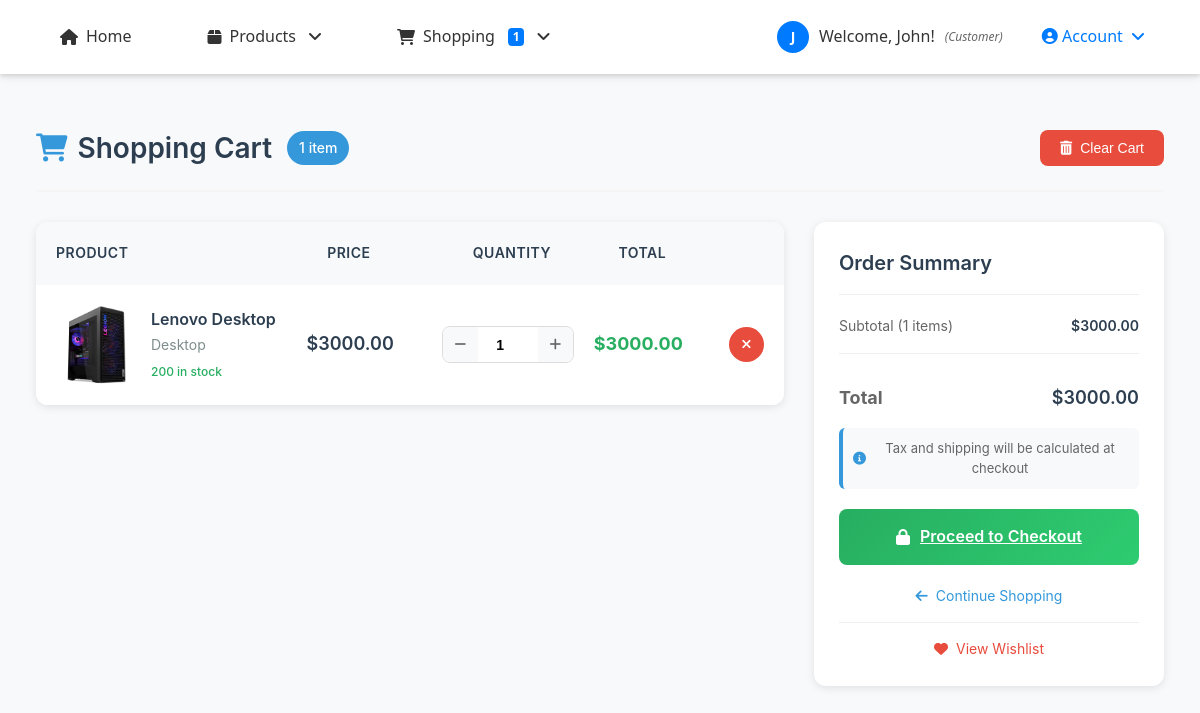
The app's page /cart/ (signed in) with its own data.
### accounts/models.py (models this page shows, shortened)
class UserProfile(models.Model):
    ROLE_CHOICES = [
        ('customer', 'Customer'),
        ('staff', 'Staff'),
        ('owner', 'Owner/Admin'),
    ]
    user = models.OneToOneField(User, on_delete=models.CASCADE, related_name='profile')
    phone_number = models.CharField(max_length=15, blank=True, null=True)
    address = models.TextField(blank=True, null=True)
    date_of_birth = models.DateField(blank=True, null=True)
    profile_picture = models.ImageField(upload_to='profiles/', blank=True, null=True)
    role = models.CharField(max_length=20, choices=ROLE_CHOICES, default='customer')
    billing_first_name = models.CharField(max_length=100, blank=True, null=True)
    billing_last_name = models.CharField(max_length=100, blank=True, null=True)
    billing_email = models.EmailField(blank=True, null=True)
    billing_phone = models.CharField(max_length=20, blank=True, null=True)
    billing_address = models.TextField(blank=True, null=True)
    billing_city = models.CharField(max_length=100, blank=True, null=True)
    billing_state = models.CharField(max_length=100, blank=True, null=True)
    billing_postal_code = models.CharField(max_length=20, blank=True, null=True)
    billing_country = models.CharField(max_length=100, blank=True, null=True)
    shipping_first_name = models.CharField(max_length=100, blank=True, null=True)
    shipping_last_name = models.CharField(max_length=100, blank=True, null=True)
    shipping_phone = models.CharField(max_length=20, blank=True, null=True)
    shipping_address = models.TextField(blank=True, null=True)
    shipping_city = models.CharField(max_length=100, blank=True, null=True)
    shipping_state = models.CharField(max_length=100, blank=True, null=True)
    shipping_postal_code = models.CharField(max_length=20, blank=True, null=True)
    shipping_country = models.CharField(max_length=100, blank=True, null=True)
    created_at = models.DateTimeField(auto_now_add=True)
    updated_at = models.DateTimeField(auto_now=True)
    def can_manage_products(self):
        return self.role in ['staff', 'owner'] or self.user.is_superuser
    class Meta:
        verbose_name = "User Profile"
        verbose_name_plural = "User Profiles"

### cart/models.py (models this page shows, shortened)
class Cart(models.Model):
    user = models.OneToOneField(User, on_delete=models.CASCADE, related_name='cart')
    created_at = models.DateTimeField(auto_now_add=True)
    updated_at = models.DateTimeField(auto_now=True)
    @property
    def total_items(self):
        return sum(item.quantity for item in self.items.all())
    @property
    def total_price(self):
        total = sum(item.total_price for item in self.items.all())
        return Decimal(str(total)) if total else Decimal('0.00')

class CartItem(models.Model):
    cart = models.ForeignKey(Cart, on_delete=models.CASCADE, related_name='items')
    product = models.ForeignKey(Product, on_delete=models.CASCADE)
    quantity = models.PositiveIntegerField(default=1)
    added_at = models.DateTimeField(auto_now_add=True)
    class Meta:
        unique_together = ('cart', 'product')
    @property
    def total_price(self):
        return Decimal(str(self.product.price)) * self.quantity

### products/models.py (models this page shows, shortened)
class Product(models.Model):
    name = models.CharField(max_length=255)
    category = models.ForeignKey('Category', on_delete=models.CASCADE,
                                 related_name='products', null=True, blank=True)
    description = models.TextField()
    price = models.DecimalField(max_digits=10, decimal_places=2)
    image = models.ImageField(upload_to='products/', blank=True)
    qty = models.IntegerField(default=0)

class Category(models.Model):
    name = models.CharField(max_length=100)
    description = models.TextField(blank=True)
    class Meta:
        verbose_name_plural = "Categories"

### cart/views.py (the view)
# urls.py: path('', views.cart_view, name='cart_view'),
@login_required
def cart_view(request):
    cart = get_or_create_cart(request.user)
    subtotal = cart.total_price
    context = {
        'cart': cart,
        'cart_items': cart.items.all(),
        'total_price': subtotal,
        'total_items': cart.total_items,
    }
    return render(request, 'cart/cart.html', context)

### cart/context_processors.py (called while the page is built)
def cart_processor(request):
    if request.user.is_authenticated:
        try:
            cart = Cart.objects.get(user=request.user)
            return {
                'cart_total_items': cart.total_items,
                'cart_total_price': cart.total_price,
            }
        except Cart.DoesNotExist:
            return {
                'cart_total_items': 0,
                'cart_total_price': 0,
            }
    return {
        'cart_total_items': 0,
        'cart_total_price': 0,
    }

### cart/views.py (called while the page is built)
def get_or_create_cart(user):
    cart, created = Cart.objects.get_or_create(user=user)
    return cart

### cart/templates/cart/cart.html (shortened to what this page needs)
{% extends 'base.html' %}
{% load static %}
{% block extra_css %}
<link rel="stylesheet" href="{% static 'cart/css/cart.css' %}">
{% endblock %}
{% block content %}
<div class="cart-container">
    <div class="cart-header">
        <div class="cart-title">
            <h1><i class="fas fa-shopping-cart"></i> Shopping Cart</h1>
            {% if cart.total_items > 0 %}
                <span class="item-count">{{ cart.total_items }} item{{ cart.total_items|pluralize }}</span>
            {% endif %}
        </div>
        {% if cart_items %}
            <div class="cart-actions">
                <form method="post" action="{% url 'cart:clear_cart' %}" class="clear-cart-form">
                    <button type="submit" class="btn-clear" onclick="return confirm('Clear all items from cart?')">
                        <i class="fas fa-trash-alt"></i> Clear Cart
                    </button>
                </form>
            </div>
        {% endif %}
    </div>
    {% if cart_items %}
        <div class="cart-content">
            <div class="cart-items">
                <div class="items-header">
                    <span class="header-product">Product</span>
                    <span class="header-price">Price</span>
                    <span class="header-quantity">Quantity</span>
                    <span class="header-total">Total</span>
                </div>
                <div class="items-list">
                    {% for item in cart_items %}
                        <div class="cart-item" data-item-id="{{ item.id }}">
                            <div class="item-product">
                                <div class="product-image">
                                    {% if item.product.image %}
                                        <img src="{{ item.product.image.url }}" alt="{{ item.product.name }}">
                                    {% else %}
                                        <div class="image-placeholder">
                                            <i class="fas fa-image"></i>
                                        </div>
                                    {% endif %}
                                </div>
                                <div class="product-details">
                                    <h3 class="product-name">{{ item.product.name }}</h3>
                                    <p class="product-category">{{ item.product.category.name|default:"Uncategorized" }}</p>
                                    <p class="product-stock">{{ item.product.qty }} in stock</p>
                                </div>
                            </div>
                            <div class="item-price">
                                <span class="price">${{ item.product.price }}</span>
                            </div>
                            <div class="item-quantity">
                                <form method="post" action="{% url 'cart:update_cart_item' item.id %}" class="quantity-form">
                                    <div class="quantity-controls">
                                        <button type="button" class="qty-btn minus" onclick="updateQuantity({{ item.id }}, -1, {{ item.product.qty }})">
                                            <i class="fas fa-minus"></i>
                                        </button>
                                        <input type="number"
                                               name="quantity"
                                               value="{{ item.quantity }}"
                                               min="1"
                                               max="{{ item.product.qty }}"
                                               class="qty-input"
                                               id="qty-{{ item.id }}"
                                               onchange="this.form.submit()">
                                        <button type="button" class="qty-btn plus" onclick="updateQuantity({{ item.id }}, 1, {{ item.product.qty }})">
                                            <i class="fas fa-plus"></i>
                                        </button>
                                    </div>
                                </form>
                            </div>
                            <div class="item-total">
                                <span class="total-price">${{ item.total_price|floatformat:2 }}</span>
                            </div>
                            <div class="item-action">
                                <form method="post" action="{% url 'cart:remove_from_cart' item.id %}">
                                    <button type="submit" class="remove-btn" title="Remove item">
                                        <i class="fas fa-times"></i>
                                    </button>
                                </form>
                            </div>
                        </div>
                    {% endfor %}
                </div>
            </div>
            <div class="order-summary">
                <div class="summary-card">
                    <h3>Order Summary</h3>
                    <div class="summary-row">
                        <span>Subtotal ({{ cart.total_items }} items)</span>
                        <span>${{ total_price|floatformat:2 }}</span>
                    </div>
                    <div class="summary-divider"></div>
                    <div class="summary-row total">
                        <span>Total</span>
                        <span>${{ total_price|floatformat:2 }}</span>
                    </div>
                    <div class="checkout-note">
                        <small><i class="fas fa-info-circle"></i> Tax and shipping will be calculated at checkout</small>
                    </div>
                    <a href="{% url 'payment:checkout' %}" class="checkout-btn">
                        <i class="fas fa-lock"></i>
                        Proceed to Checkout
                    </a>
                    <div class="continue-shopping">
                        <a href="{% url 'store:home' %}" class="continue-btn">
                            <i class="fas fa-arrow-left"></i> Continue Shopping
                        </a>
                    </div>
                    <div class="wishlist-link">
                        <a href="{% url 'cart:wishlist_view' %}">
                            <i class="fas fa-heart"></i> View Wishlist
                        </a>
                    </div>
                </div>
            </div>
        </div>
    {% endif %}
</div>
{% endblock %}

### store/templates/base.html (shortened to what this page needs)
{% load static %}
<!DOCTYPE html>
<html lang="en">
<head>
    <link rel="stylesheet" href="https://cdnjs.cloudflare.com/ajax/libs/font-awesome/6.0.0/css/all.min.css">
    <link rel="stylesheet" href="{% static 'store/css/style.css' %}">
    {% block extra_css %}{% endblock %}
</head>
<body>
    <header>
        <nav>
            <ul>
                <li><a href="{% url 'store:home' %}">
                    <i class="fas fa-home"></i> Home
                </a></li>
                <li class="dropdown">
                    <a href="#" class="dropdown-toggle">
                        <i class="fas fa-box"></i> Products
                    </a>
                </li>
                {% if user.is_authenticated %}
                    {% if user.profile.role == 'customer' %}
                        <li class="dropdown">
                            <a href="#" class="dropdown-toggle">
                                <i class="fas fa-shopping-cart"></i> Shopping
                                {% if cart_total_items > 0 %}
                                    <span id="cart-count" class="badge badge-primary">{{ cart_total_items }}</span>
                                {% endif %}
                            </a>
                        </li>
                    {% endif %}
                {% endif %}
            </ul>
            <div class="auth-nav">
                {% if user.is_authenticated %}
                    <div class="user-info">
                        {% if user.profile.profile_picture %}
                            <img src="{{ user.profile.profile_picture.url }}" alt="Profile" class="user-avatar">
                        {% else %}
                            <div class="user-default-avatar">
                                {{ user.first_name|first|default:user.username|first }}
                            </div>
                        {% endif %}
                        <span>Welcome, {{ user.first_name|default:user.username }}!</span>
                        <small class="user-role">({{ user.profile.get_role_display }})</small>
                    </div>
                    <div class="dropdown">
                        <a href="#" class="dropdown-toggle" style="color: #007bff; font-weight: 500;">
                            <i class="fas fa-user-circle"></i> Account
                        </a>
                    </div>
                {% endif %}
            </div>
        </nav>
    </header>
    <main>
        <div class="container">
            {% block content %}
            {% endblock %}
        </div>
    </main>
</body>
</html>

### store/static/store/css/style.css (style rules this page uses)
* { margin: 0; padding: 0; box-sizing: border-box; }
body { font-family: 'Segoe UI', Tahoma, Geneva, Verdana, sans-serif; line-height: 1.6; color: #333; background-color: #f8f9fa; }
header { background: linear-gradient(135deg, #667eea 0%, #764ba2 100%); box-shadow: 0 2px 10px rgba(0,0,0,0.1); position: sticky; top: 0; z-index: 100; }
nav ul { list-style: none; display: flex; justify-content: center; padding: 1rem 0; max-width: 1200px; margin: 0 auto; }
nav li { margin: 0 1rem; }
nav a { color: white; text-decoration: none; padding: 0.75rem 1.5rem; border-radius: 25px; transition: all 0.3s ease; font-weight: 500; }
.container { max-width: 1200px; margin: 2rem auto; padding: 0 1rem; }
h1 { color: #2c3e50; margin-bottom: 2rem; text-align: center; font-size: 2.5rem; font-weight: 300; }
.product-image { width: 100%; height: 200px; object-fit: cover; }
.product-name { font-size: 1.25rem; font-weight: 600; margin-bottom: 0.5rem; color: #2c3e50; }
.fade-in { animation: fadeIn 0.5s ease-in; }

### store/templates/base.html (style rules this page uses)
.auth-nav { display: flex; align-items: center; gap: 15px; }
.user-info { display: flex; align-items: center; gap: 10px; color: #333; }
.user-role { color: #666; font-style: italic; font-size: 12px; }
.user-default-avatar { width: 32px; height: 32px; border-radius: 50%; background: #007bff; color: white; display: flex; align-items: center; justify-content: center; font-weight: bold; font-size: 14px; }
nav { display: flex; justify-content: space-between; align-items: center; padding: 1rem 2rem; background: white; box-shadow: 0 2px 4px rgba(0,0,0,0.1); }
nav ul { display: flex; list-style: none; margin: 0; padding: 0; gap: 20px; }
nav ul li { position: relative; }
nav ul li a { text-decoration: none; color: #333; font-weight: 500; transition: color 0.3s; display: flex; align-items: center; gap: 8px; padding: 8px 12px; border-radius: 4px; }
.dropdown { position: relative; }
.dropdown-toggle { cursor: pointer; position: relative; }
.dropdown-toggle::after { content: '\f107'; font-family: 'Font Awesome 6 Free'; font-weight: 900; margin-left: 5px; transition: transform 0.3s; }
.badge { display: inline-block; padding: 0.25em 0.4em; font-size: 75%; font-weight: 700; line-height: 1; text-align: center; white-space: nowrap; vertical-align: baseline; border-radius: 0.25rem; }
.badge-primary { color: #fff; background-color: #007bff; }
#cart-count { margin-left: 5px; }

### records on screen
Cart: total_items "1"
CartItem: product.image (picture), product.name "Lenovo Desktop", product.category.name "Desktop", product.qty "200", product.price "3000.00", quantity "1", total_price "3000.00"

### other values on screen
{{ cart_total_items }} "1"
{{ user.first_name|first|default:user.username|first }} "J"
{{ user.first_name|default:user.username }} "John"
{{ user.profile.get_role_display }} "Customer"
{{ total_price|floatformat:2 }} "3000.00"
